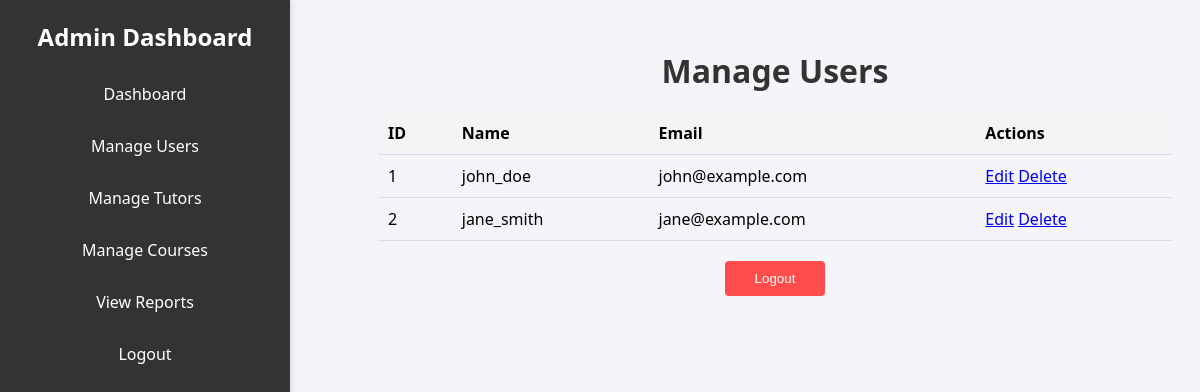
The app's page /manage_users.php, older data.
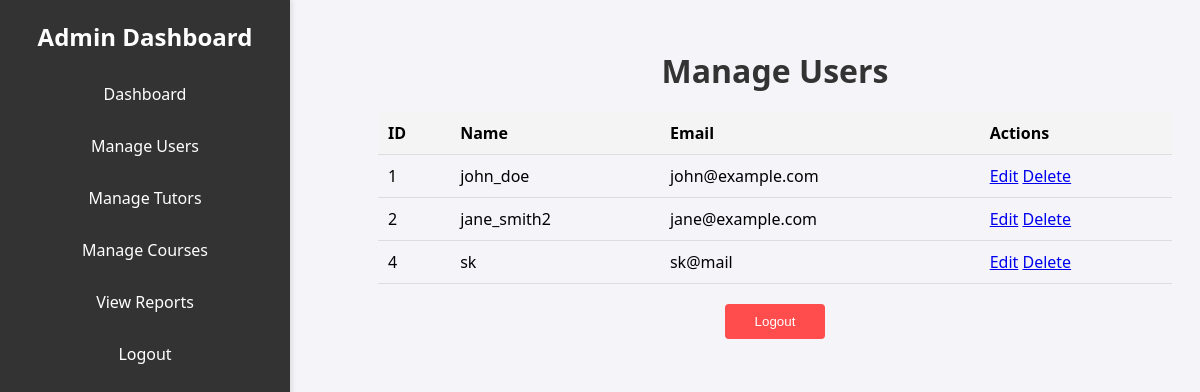
The same page, newer data.
### tables this page shows
CREATE TABLE `users` (
  `id` int(11) NOT NULL,
  `username` varchar(50) NOT NULL,
  `password` varchar(255) NOT NULL,
  `email` varchar(100) NOT NULL,
  `created_at` timestamp NOT NULL DEFAULT current_timestamp()
);

### manage_users.php (the view, shortened to what this page needs)
<?php
$conn = new mysqli('localhost', 'root', '', 'elearning_platform');
$result = $conn->query("SELECT * FROM users");
?>
<!DOCTYPE html>
<html lang="en">
<head>
</head>
<body>
    <div class="sidebar">
        <h2>Admin Dashboard</h2>
        <a href="admin_dashboard.php">Dashboard</a>
        <a href="manage_users.php">Manage Users</a>
        <a href="manage_tutors.php">Manage Tutors</a>
        <a href="manage_courses.php">Manage Courses</a>
        <a href="view_reports.php">View Reports</a>
        <a href="logout.php">Logout</a>
    </div>
    <div class="main-content">
        <h1>Manage Users</h1>
        <table>
            <thead>
                <tr>
                    <th>ID</th>
                    <th>Name</th>
                    <th>Email</th>
                    <th>Actions</th>
                </tr>
            </thead>
            <tbody>
                <?php while ($row = $result->fetch_assoc()): ?>
                    <tr>
                        <td><?php echo $row['id']; ?></td>
                        <td><?php echo $row['username']; ?></td>
                        <td><?php echo $row['email']; ?></td>
                        <td>
                            <a href="edit_user.php?id=<?php echo $row['id']; ?>">Edit</a>
                            <a href="delete_user.php?id=<?php echo $row['id']; ?>" onclick="return confirm('Are you sure?')">Delete</a>
                        </td>
                    </tr>
                <?php endwhile; ?>
            </tbody>
        </table>
        <button class="logout-btn" onclick="location.href='logout.php'">Logout</button>
    </div>
</body>
</html>

### manage_users.php (style rules this page uses)
body { font-family: 'Segoe UI', Tahoma, Geneva, Verdana, sans-serif; display: flex; background-color: #f4f4f9; }
.sidebar { height: 100vh; width: 250px; background: #333; color: #fff; position: fixed; top: 0; left: 0; padding: 20px; box-shadow: 2px 0 5px rgba(0, 0, 0, 0.1); }
.sidebar h2 { margin-top: 0; text-align: center; font-size: 1.5rem; }
.sidebar a { color: #fff; text-decoration: none; display: block; padding: 10px; border-radius: 4px; margin: 10px 0; transition: background 0.3s ease; text-align: center; font-size: 1rem; }
.main-content { margin-left: 350px; padding: 20px; width: calc(100% - 250px); }
.main-content h1 { color: #333; text-align: center; font-size: 2rem; margin-bottom: 20px; }
table { width: 100%; border-collapse: collapse; }
th, td { padding: 10px; text-align: left; border-bottom: 1px solid #ddd; }
th { background: #f4f4f4; }
.logout-btn { display: block; width: 100px; margin: 20px auto; padding: 10px; text-align: center; background: #ff4c4c; color: #fff; border: none; border-radius: 4px; cursor: pointer; transition: background 0.3s ease; }

Row changes from the older to the newer data that the page shows:
changed users "jane@example.com": username "jane_smith" → "jane_smith2"
added users: id "4", username "sk", email "sk@mail"
